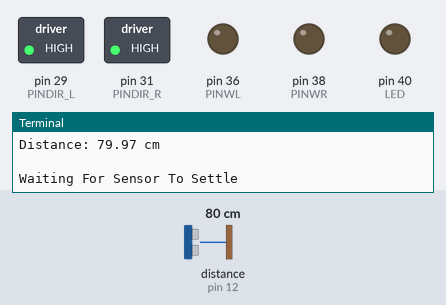
Simulated run of this program. Board: Raspberry Pi (header pin numbers). Parts: switched loads named in the program (green lamp = pin HIGH), output pins drawn as LEDs (lit = HIGH), the last lines printed to the terminal. The inputs (shaded band) are chosen by the test bench; at power-on: distance to the obstacle (sensor on pin 12) 80 cm. The echo pulse lasts 58.3 µs per cm; the clock reads 2024-03-15 10:24:30 at power-on unless the program sets it; pins used as bus, display or sensor lines are not drawn.

Above: at 2.4 s.
2.5 s: distance to the obstacle (sensor on pin 12) set to 2 cm
5.6 s: distance to the obstacle (sensor on pin 12) set to 120 cm
At 6.0 s:
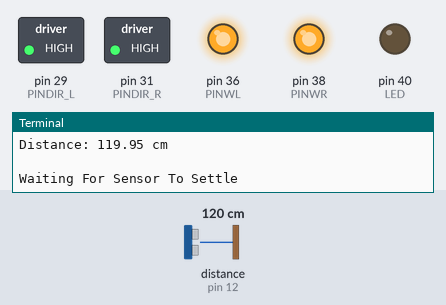
7.2 s: distance to the obstacle (sensor on pin 12) set to 104 cm
8.7 s: distance to the obstacle (sensor on pin 12) set to 95 cm
At 9.22 s:
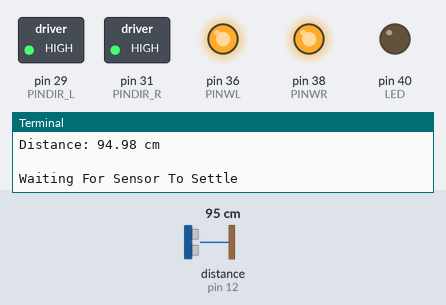
11.8 s: distance to the obstacle (sensor on pin 12) set to 4 cm
Timing chart, 0 to 15.9 s (numbered marks = the images above; inputs shaded):
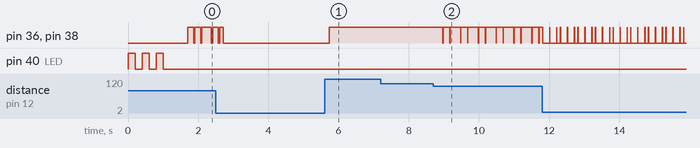

Measured:
- after the input at 5.6 s, pin 36 (PINWL), pin 38 (PINWR): LOW → HIGH after 0.13 s
- after the input at 8.7 s, pin 36 (PINWL), pin 38 (PINWR): HIGH → LOW after 0.27 s, then repeats every 0.51 s: HIGH 0.19 s, LOW 0.01 s, HIGH 0.30 s, LOW 0.01 s

The program:

robot_motor_controlling_ultraSonic.py
```python
import RPi.GPIO as GPIO                    #Import GPIO library
import time                                #Import time library
#GPIO.setmode(GPIO.BCM)                     #Set GPIO pin numbering

GPIO.setmode( GPIO.BOARD)

TRIG = 7                                   #Associate pin 23 to TRIG
ECHO = 12                                  #Associate pin 24 to ECHO

LED = 40

PINWL = 36
PINWR = 38

PINDIR_L = 29
PINDIR_R = 31


print "Distance measurement in progress"

GPIO.setup(PINWL,GPIO.OUT)
GPIO.setup(PINWR,GPIO.OUT)

GPIO.setup(PINDIR_L,GPIO.OUT)
GPIO.setup(PINDIR_R,GPIO.OUT)

GPIO.setup(TRIG,GPIO.OUT)                  #Set pin as GPIO out
GPIO.setup(LED,GPIO.OUT)                   #Set pin as GPIO out
GPIO.setup(ECHO,GPIO.IN)                   #Set pin as GPIO in

WL = GPIO.PWM(PINWL,5)
WR = GPIO.PWM(PINWR,5)


WL.start(0)
WR.start(0)


print "Set-up completed..."


def blink():
	for _ in range(3):
		GPIO.output(LED, 1)
		time.sleep(0.2)
		GPIO.output(LED, 0)
		time.sleep(0.2)

blink()


try:
	GPIO.output(PINDIR_L, 1)
	GPIO.output(PINDIR_R, 1)

	while True:

		GPIO.output(TRIG, 0)                 		#Set TRIG as LOW
		print "Waiting For Sensor To Settle"
		time.sleep(0.5)                            	#Delay of 2 seconds

		print "Sensor settled..."

		GPIO.output(TRIG, 1)                  		#Set TRIG as HIGH
		time.sleep(0.00001)                      	#Delay of 0.00001 seconds
		GPIO.output(TRIG, 0)                 		#Set TRIG as LOW

		print "Sonic burst sent..."

		while GPIO.input(ECHO)==0:               	#Check whether the ECHO is LOW
			pulse_start = time.time()              	#Saves the last known time of LOW pulse
			#print "Inside ECHO 0"

		#print "Zero end"

		while GPIO.input(ECHO)==1:               	#Check whether the ECHO is HIGH
			pulse_end = time.time()                	#Saves the last known time of HIGH pulse
			#print "Inside ECHO 1"

		#print "Received"

		pulse_duration = pulse_end - pulse_start	#Get pulse duration to a variable

		distance = pulse_duration * 17150        	#Multiply pulse duration by 17150 to get distance
		distance = round(distance, 2)            	#Round to two decimal points

		pwm = round(distance, 0)

		if pwm > 100:
			pwm = 100

		print "PWM : ", pwm

		WL.ChangeDutyCycle(pwm)
		WR.ChangeDutyCycle(pwm)


		#blink()
		if distance > 2 and distance < 400:      	#Check whether the distance is within range
			print "Distance:",distance - 0,"cm\n"  		#Print distance with 0.5 cm calibration
		else:
			print "Out Of Range\n"                   		#display out of range

except KeyboardInterrupt:
    # here you put any code you want to run before the program
    # exits when you press CTRL+C
    print "KeyboardInterrupt\n"					 	# print value of counter

except:
    # this catches ALL other exceptions including errors.
    # You won't get any error messages for debugging
    # so only use it once your code is working
    print "Other error or exception occurred!"

finally:
    GPIO.cleanup() # this ensures a clean exit
```
